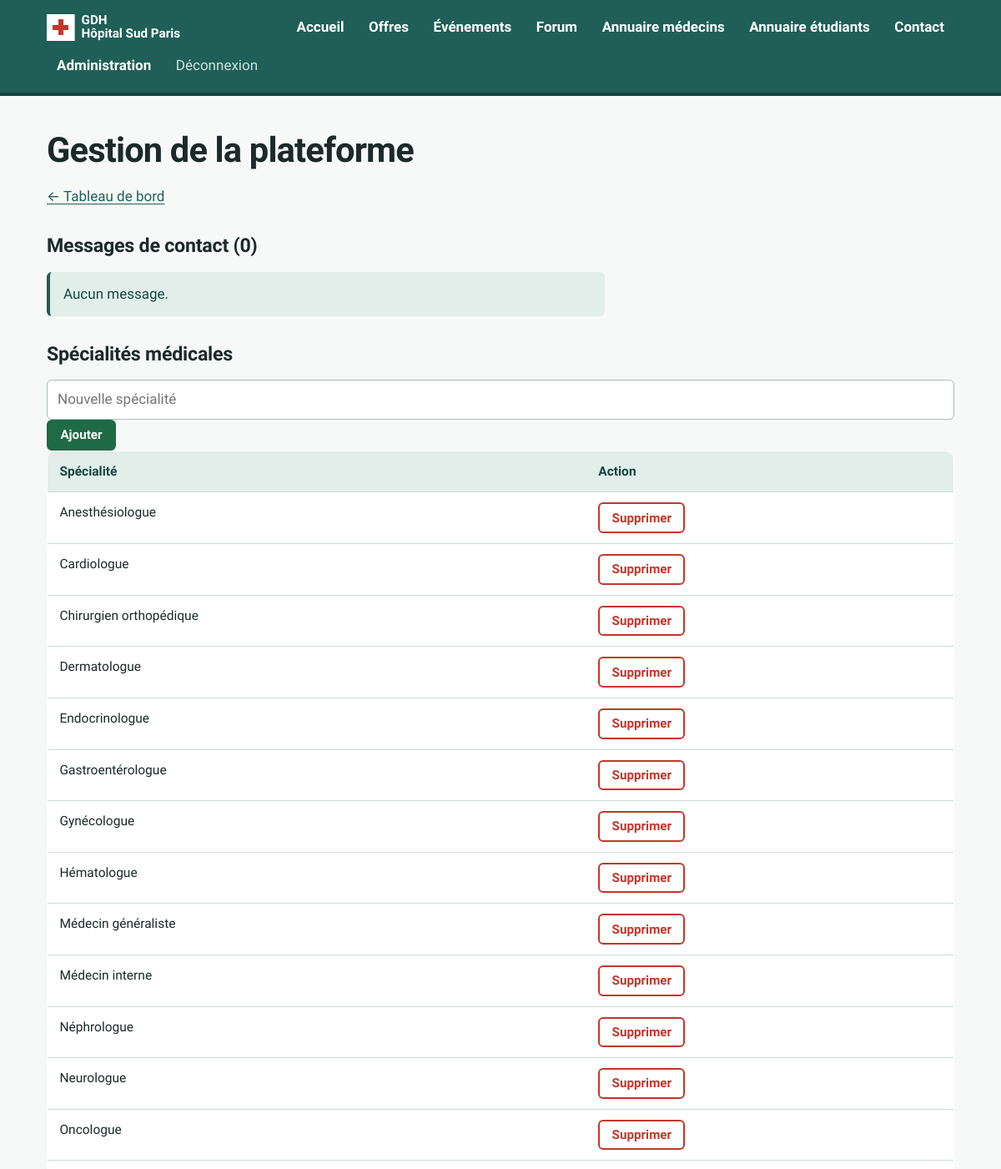
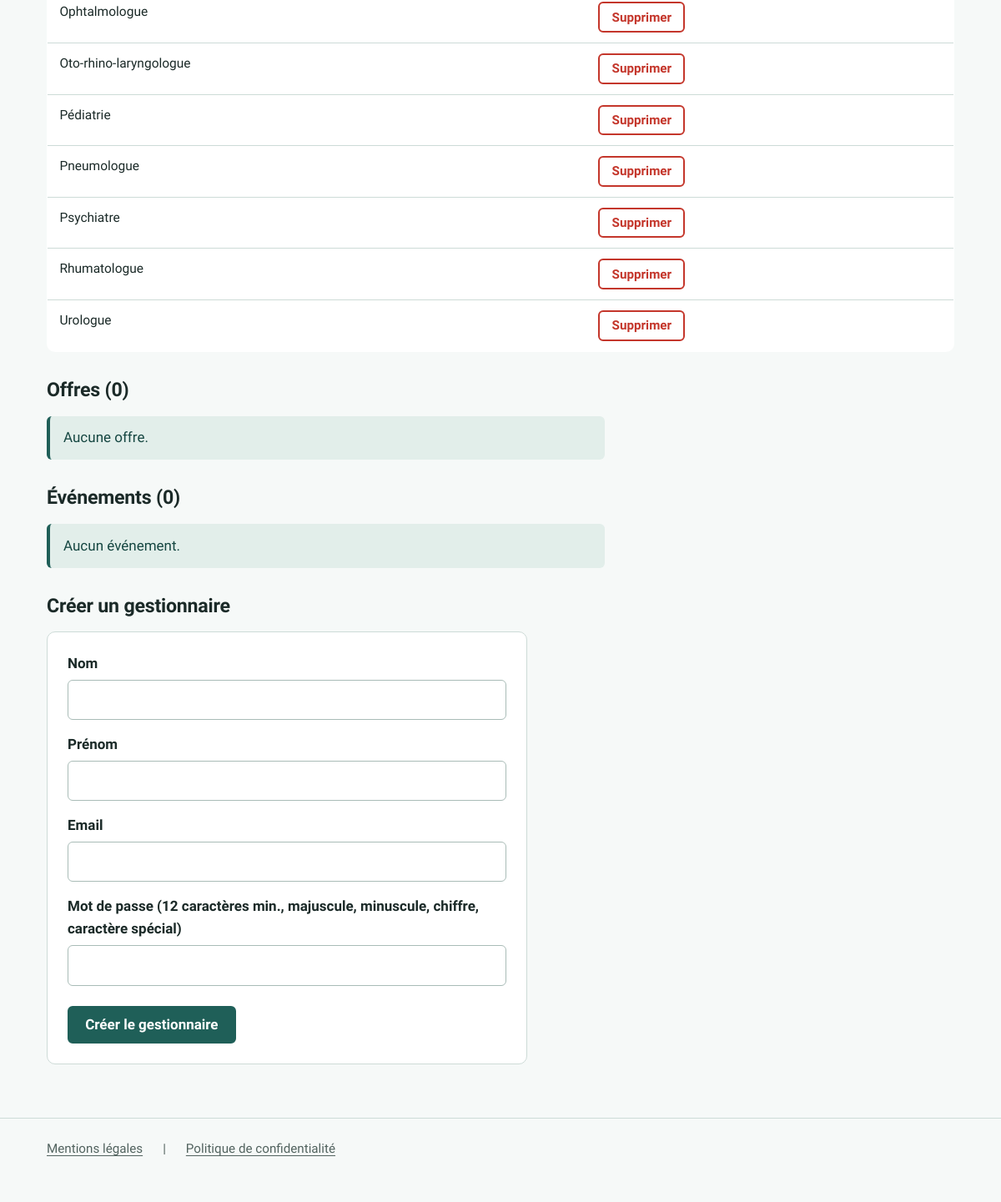
Screenshot of /pages/admin/gestion.php (signed in) with the database file from the repository (2 pictures, top to bottom).
### tables this page shows
CREATE TABLE IF NOT EXISTS `specialite` (
                                            `id_specialite` int UNSIGNED NOT NULL AUTO_INCREMENT,
                                            `libelle` varchar(100) NOT NULL,
    PRIMARY KEY (`id_specialite`),
    UNIQUE KEY `uq_specialite_libelle` (`libelle`)
    );

### src/modele/Session.php (called while the page is built, shortened)
<?php
class Session
{
    public static function estConnecte(): bool
    {
        return isset($_SESSION['id_utilisateur']);
    }
    public static function getRole(): ?string
    {
        return $_SESSION['role'] ?? null;
    }
}

### public/includes/config.php (called while the page is built, shortened)
<?php
spl_autoload_register(function (string $classe): void {
    $dossierSrc = __DIR__ . '/../../src/';
    foreach (['modele', 'traitement', 'repository'] as $sousDossier) {
        $fichier = $dossierSrc . $sousDossier . '/' . $classe . '.php';
        if (is_file($fichier)) {
            return;
        }
    }
});

### src/modele/Database.php (called while the page is built, shortened)
<?php
class Database
{
    private static ?PDO $connexion = null;
    public static function getConnexion(): PDO
    {
        if (self::$connexion === null) {
            $dsn = 'mysql:host=' . BDD_HOTE . ';dbname=' . BDD_NOM . ';charset=utf8mb4';
            try {
                self::$connexion = new PDO($dsn, BDD_UTILISATEUR, BDD_MOT_DE_PASSE, [
                    PDO::ATTR_ERRMODE => PDO::ERRMODE_EXCEPTION,
                    PDO::ATTR_DEFAULT_FETCH_MODE => PDO::FETCH_ASSOC,
                ]);
            } catch (PDOException $e) {
                error_log('Connexion BDD : ' . $e->getMessage());
                http_response_code(500);
                exit('Le site est momentanément indisponible. Réessaie plus tard.');
            }
        }
        return self::$connexion;
    }
}

### src/repository/Repository.php (called while the page is built, shortened)
<?php
abstract class Repository
{
    public function __construct()
    {
        $this->pdo = Database::getConnexion();
    }
    protected function hydraterListe(array $lignes, string $classe): array
    {
        $objets = [];
        foreach ($lignes as $ligne) {
            $objets[] = new $classe($ligne);
        }
        return $objets;
    }
}

### src/repository/ContactRepository.php (called while the page is built, shortened)
<?php
class ContactRepository extends Repository
{
    public function lister(): array
    {
        return $this->pdo->query('SELECT * FROM message_contact ORDER BY date_message DESC, id_message DESC')->fetchAll();
    }
}

### src/repository/SpecialiteRepository.php (called while the page is built, shortened)
<?php
class SpecialiteRepository extends Repository
{
    public function listerTous(): array
    {
        $lignes = $this->pdo->query('SELECT * FROM specialite ORDER BY libelle')->fetchAll();
        return $this->hydraterListe($lignes, NewSpecialite::class);
    }
}

### src/traitement/NewTraitement.php (called while the page is built, shortened)
<?php
abstract class NewTraitement
{
    public function hydrater(array $donnees): void
    {
        foreach ($donnees as $colonne => $valeur) {
            $setter = 'set' . str_replace('_', '', ucwords($colonne, '_'));
        }
    }
}

### src/traitement/NewSpecialite.php (called while the page is built, shortened)
<?php
class NewSpecialite extends NewTraitement
{
    private string $libelle = '';
    public function getLibelle(): string { return $this->libelle; }
    public function setLibelle(string $libelle): void { $this->libelle = $libelle; }
}

### src/repository/OffreRepository.php (called while the page is built, shortened)
<?php
 class OffreRepository extends Repository
{
    public function listerToutes(): array
    {
        $lignes = $this->pdo->query(self::SELECT_COMPLET . ' ORDER BY o.date_publication DESC')->fetchAll();
        return $this->hydraterListe($lignes, NewOffre::class);
    }
}

### src/repository/EvenementRepository.php (called while the page is built, shortened)
<?php
class EvenementRepository extends Repository
{
    public function rechercher(?string $mot = null, ?string $type = null, bool $inclurePasses = false, ?int $limite = null): array
    {
        $conditions = [];
        $params = [];
        $sql = self::SELECT_AVEC_PLACES
            . ($conditions ? ' WHERE ' . implode(' AND ', $conditions) : '')
            . ' GROUP BY e.id_evenement'
            . ' ORDER BY e.date_evenement IS NULL, e.date_evenement ASC, e.id_evenement DESC';
        $req = $this->pdo->prepare($sql);
        $req->execute($params);
        return $this->hydraterListe($req->fetchAll(), NewEvenement::class);
    }
}

### public/pages/admin/gestion.php (the view, shortened to what this page needs)
<?php
require_once __DIR__ . '/../../includes/config.php';
$specialiteRepo = new SpecialiteRepository();
$offreRepo = new OffreRepository();
$evenementRepo = new EvenementRepository();
$contactRepo = new ContactRepository();
$specialites = $specialiteRepo->listerTous();
$offres = $offreRepo->listerToutes();
$evenements = $evenementRepo->rechercher(null, null, true);
$messages = $contactRepo->lister();
?>
<!DOCTYPE html>
<html lang="fr">
<head>
    <link rel="stylesheet" href="../../assets/css/css.css">
</head>
<body>
<?php $racine = '../../'; require __DIR__ . '/../../includes/header.php'; ?>
<div class="admin-container">
    <h1>Gestion de la plateforme</h1>
    <p><a href="admin.php">&larr; Tableau de bord</a></p>
    <section class="admin-section">
        <h2>Messages de contact (<?= count($messages) ?>)</h2>
        <?php if (empty($messages)): ?>
            <p class="alerte alerte-info">Aucun message.</p>
        <?php endif; ?>
    </section>
    <section class="admin-section">
        <h2>Spécialités médicales</h2>
        <form method="post" class="form-inline">
            <input type="text" name="libelle" maxlength="100" placeholder="Nouvelle spécialité" required>
            <button type="submit" class="btn btn-valider">Ajouter</button>
        </form>
        <table class="admin-table">
            <thead><tr><th>Spécialité</th><th>Action</th></tr></thead>
            <tbody>
            <?php foreach ($specialites as $s): ?>
                <tr>
                    <td><?= htmlspecialchars($s->getLibelle()) ?></td>
                    <td class="admin-actions">
                        <form method="post" class="form-inline" onsubmit="return confirm('Supprimer cette spécialité ?');">
                            <button type="submit" class="btn btn-refuser">Supprimer</button>
                        </form>
                    </td>
                </tr>
            <?php endforeach; ?>
            </tbody>
        </table>
    </section>
    <section class="admin-section">
        <h2>Offres (<?= count($offres) ?>)</h2>
        <?php if (empty($offres)): ?>
            <p class="alerte alerte-info">Aucune offre.</p>
        <?php endif; ?>
    </section>
    <section class="admin-section">
        <h2>Événements (<?= count($evenements) ?>)</h2>
        <?php if (empty($evenements)): ?>
            <p class="alerte alerte-info">Aucun événement.</p>
        <?php endif; ?>
    </section>
    <section class="admin-section">
        <h2>Créer un gestionnaire</h2>
        <form method="post">
            <label for="g_nom">Nom</label>
            <input type="text" id="g_nom" name="nom" required>
            <label for="g_prenom">Prénom</label>
            <input type="text" id="g_prenom" name="prenom" required>
            <label for="g_email">Email</label>
            <input type="email" id="g_email" name="email" required>
            <label for="g_mdp">Mot de passe (12 caractères min., majuscule, minuscule, chiffre, caractère spécial)</label>
            <input type="password" id="g_mdp" name="mot_de_passe" required>
            <button type="submit">Créer le gestionnaire</button>
        </form>
    </section>
</div>
<?php require __DIR__ . '/' . $racine . 'includes/footer.php'; ?>
</body>
</html>

### public/includes/header.php (shortened to what this page needs)
<?php
$racine = $racine ?? '';
$connecte = Session::estConnecte();
$role     = Session::getRole();
?>
<nav class="menu">
    <a href="<?= $racine ?>accueil/accueil.php">Accueil</a>
    <a href="<?= $racine ?>pages/offres/index.php">Offres</a>
    <a href="<?= $racine ?>pages/evenement/liste.php">Événements</a>
    <a href="<?= $racine ?>pages/forum/liste.php">Forum</a>
    <?php if (in_array($role, ['etudiant', 'medecin', 'gestionnaire'], true)): ?>
        <a href="<?= $racine ?>pages/annuaire/medecins.php">Annuaire médecins</a>
    <?php endif; ?>
    <?php if (in_array($role, ['medecin', 'gestionnaire'], true)): ?>
        <a href="<?= $racine ?>pages/annuaire/etudiants.php">Annuaire étudiants</a>
    <?php endif; ?>
    <a href="<?= $racine ?>pages/contact.php">Contact</a>
    <?php if ($role === 'gestionnaire'): ?>
        <a href="<?= $racine ?>pages/admin/admin.php">Administration</a>
    <?php endif; ?>
    <?php if ($connecte): ?>
        <a href="<?= $racine ?>pages/deconnexion.php">Déconnexion</a>
    <?php else: ?>
        <a href="<?= $racine ?>pages/connexion.php">Connexion</a>
        <a href="<?= $racine ?>pages/inscription.php">Inscription</a>
    <?php endif; ?>
</nav>

### public/includes/footer.php
<?php
$racine = $racine ?? ''; ?>
<footer class="pied-page">
    <a href="<?= $racine ?>pages/mentions_legales.php">Mentions légales</a>
    |
    <a href="<?= $racine ?>pages/politique_confidentialite.php">Politique de confidentialité</a>
</footer>

### rows the page displays
specialite: libelle "Anesthésiologue"
specialite: libelle "Cardiologue"
specialite: libelle "Chirurgien orthopédique"
specialite: libelle "Dermatologue"
specialite: libelle "Endocrinologue"
specialite: libelle "Gastroentérologue"
specialite: libelle "Gynécologue"
specialite: libelle "Hématologue"
specialite: libelle "Médecin généraliste"
specialite: libelle "Médecin interne"
specialite: libelle "Néphrologue"
specialite: libelle "Neurologue"
specialite: libelle "Oncologue"
specialite: libelle "Ophtalmologue"
specialite: libelle "Oto-rhino-laryngologue"
specialite: libelle "Pédiatrie"
specialite: libelle "Pneumologue"
specialite: libelle "Psychiatre"
specialite: libelle "Rhumatologue"
specialite: libelle "Urologue"

### other values shown
count($messages) "0"
count($offres) "0"
count($evenements) "0"
